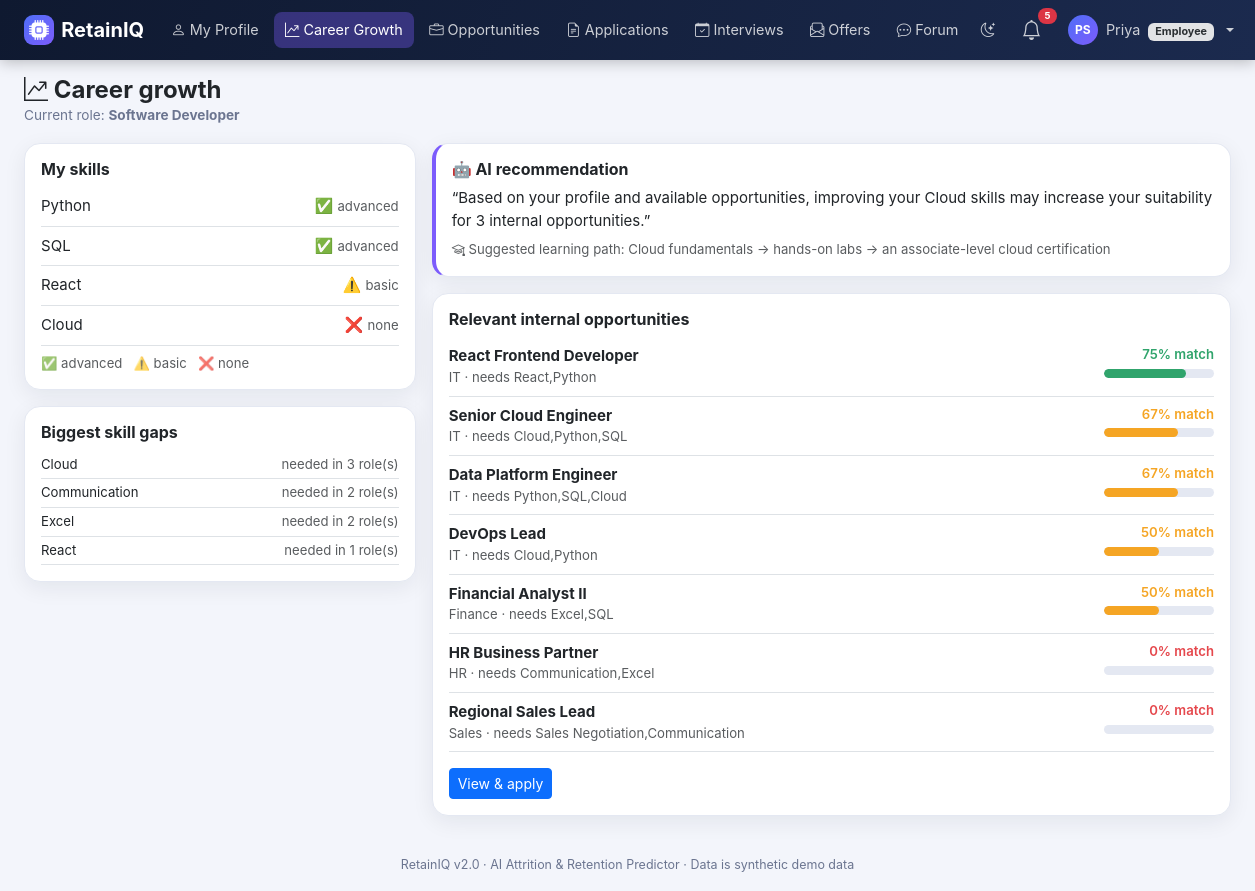
The page /employee/career (signed in) on the database its author committed.
### models.py (models this page shows, shortened)
class User(db.Model, UserMixin):
    id = db.Column(db.Integer, primary_key=True)
    name = db.Column(db.String(120), nullable=False)
    email = db.Column(db.String(120), unique=True, nullable=False, index=True)
    password_hash = db.Column(db.String(255), nullable=False)
    role = db.Column(db.String(20), nullable=False)
    department_id = db.Column(db.Integer, db.ForeignKey("department.id"))
    manager_id = db.Column(db.Integer, db.ForeignKey("user.id"), nullable=True)
    is_active_flag = db.Column(db.Boolean, default=True)
    created_at = db.Column(db.DateTime, default=utcnow)
    last_login_at = db.Column(db.DateTime)
    failed_login_count = db.Column(db.Integer, default=0)
    locked_until = db.Column(db.DateTime)
    must_change_password = db.Column(db.Boolean, default=False)
    department = db.relationship("Department", backref="users")
    manager = db.relationship("User", remote_side=[id], backref="direct_reports")
    employee_profile = db.relationship("Employee", backref="user", uselist=False)
    @property
    def is_active(self):
        return bool(self.is_active_flag)
    @property
    def role_label(self):
        return ROLE_LABELS.get(self.role, self.role.replace("_", " ").title())
    @property
    def initials(self):
        parts = (self.name or "?").split()
        return (parts[0][0] + (parts[-1][0] if len(parts) > 1 else "")).upper()

class Employee(db.Model):
    id = db.Column(db.Integer, primary_key=True)
    user_id = db.Column(db.Integer, db.ForeignKey("user.id"), unique=True)
    employee_code = db.Column(db.String(20), unique=True)
    job_role = db.Column(db.String(120))
    department_id = db.Column(db.Integer, db.ForeignKey("department.id"))
    age = db.Column(db.Integer)
    monthly_salary = db.Column(db.Float)
    years_at_company = db.Column(db.Float)
    job_satisfaction = db.Column(db.Integer)       # 1-4
    work_life_balance = db.Column(db.Integer)      # 1-4
    overtime = db.Column(db.Boolean, default=False)
    performance_rating = db.Column(db.Integer)     # 1-5
    years_since_promotion = db.Column(db.Float)
    training_times_last_year = db.Column(db.Integer)
    distance_from_home = db.Column(db.Float)
    num_companies_worked = db.Column(db.Integer)
    salary_hike_percent = db.Column(db.Float)
    skills = db.Column(db.String(255), default="")  # "Python:advanced,SQL:basic"
    department = db.relationship("Department")

class Opportunity(db.Model):
    id = db.Column(db.Integer, primary_key=True)
    title = db.Column(db.String(150))
    description = db.Column(db.Text)
    department_id = db.Column(db.Integer, db.ForeignKey("department.id"))
    required_skills = db.Column(db.String(255))
    posted_by = db.Column(db.Integer, db.ForeignKey("user.id"))
    is_internal = db.Column(db.Boolean, default=True)
    status = db.Column(db.String(20), default="open")
    created_at = db.Column(db.DateTime, default=utcnow)
    department = db.relationship("Department")

class Department(db.Model):
    id = db.Column(db.Integer, primary_key=True)
    name = db.Column(db.String(80), unique=True, nullable=False)

### routes/employee.py (the view)
@bp.route("/career")
def career():
    emp = _profile()
    skills = parse_skills(emp.skills if emp else "")
    jobs = Opportunity.query.filter_by(status="open").all()
    gap = Counter()
    ranked = []
    for j in jobs:
        for s in _required(j):
            if skills.get(s, "none") != "advanced":
                gap[s] += 1
        ranked.append((match_percent(j, skills), j))
    ranked.sort(key=lambda r: -r[0])
    rec = None
    if gap:
        skill, n = gap.most_common(1)[0]
        rec = {"skill": skill, "count": n, "path": LEARNING.get(skill, "Structured course plus a hands-on project"),
               "text": f"Based on your profile and available opportunities, improving your {skill} skills may "
                       f"increase your suitability for {n} internal opportunit{'y' if n == 1 else 'ies'}."}
    return render_template("employee/career.html", emp=emp, skills=skills, level_icon=LEVEL_ICON,
                           ranked=ranked, rec=rec, gaps=gap.most_common(4), learning=LEARNING)

### routes/employee.py (called while the page is built)
@bp.before_request
@login_required
@roles_required("employee", "super_admin")
def guard():
    pass

def _required(job):
    return [s.strip() for s in (job.required_skills or "").split(",") if s.strip()]

def match_percent(job, skills):
    req = _required(job)
    if not req:
        return 0
    return round(100 * sum(WEIGHT.get(skills.get(s, "none"), 0) for s in req) / len(req))

def _profile():
    return current_user.employee_profile

### security.py (called while the page is built)
def csrf_token():
    if "_csrf" not in session:
        session["_csrf"] = secrets.token_urlsafe(32)
    return session["_csrf"]

def csrf_input():
    return Markup(f'<input type="hidden" name="csrf_token" value="{csrf_token()}">')

def has_permission(user, perm):
    from models import RolePermission
    if not getattr(user, "is_authenticated", False):
        return False
    if user.role == "super_admin":
        return True
    cache = g.setdefault("_perm_cache", {})
    if user.role not in cache:
        cache[user.role] = {rp.permission for rp in RolePermission.query.filter_by(role=user.role)}
    return perm in cache[user.role]

### utils.py (called while the page is built)
def roles_required(*roles):
    def decorator(fn):
        @wraps(fn)
        def wrapper(*args, **kwargs):
            if not current_user.is_authenticated:
                abort(401)
            if current_user.role not in roles:
                abort(403)
            return fn(*args, **kwargs)
        return wrapper
    return decorator

def parse_skills(skill_str):
    result = {}
    for part in (skill_str or "").split(","):
        part = part.strip()
        if not part:
            continue
        if ":" in part:
            k, v = part.split(":", 1)
            k, v = k.strip(), v.strip().lower()
            if k:
                result[k] = v if v in SKILL_LEVELS else "basic"
        else:
            result[part] = "basic"
    return result

### templates/employee/career.html (shortened to what this page needs)
{% extends "base.html" %}
{% block content %}
<div class="page-head"><div><h4><i class="bi bi-graph-up-arrow"></i> Career growth</h4><div class="sub">Current role: <strong>{{ emp.job_role if emp }}</strong></div></div></div>
<div class="row g-3"><div class="col-lg-4"><div class="card-soft p-3 mb-3"><h6 class="fw-bold">My skills</h6>
  {% for s, lvl in skills.items() %}<div class="d-flex justify-content-between align-items-center border-bottom py-2"><span>{{ s }}</span><span>{{ level_icon[lvl] }} <span class="small text-muted">{{ lvl }}</span></span></div>{% else %}<p class="text-muted small mb-0">No skills on file. Add them from <a href="{{ url_for('employee.dashboard') }}">My profile</a>.</p>{% endfor %}
  <div class="small text-muted mt-2">✅ advanced &nbsp; ⚠️ basic &nbsp; ❌ none</div></div>
  <div class="card-soft p-3"><h6 class="fw-bold">Biggest skill gaps</h6>{% for s, n in gaps %}<div class="d-flex justify-content-between small border-bottom py-1"><span>{{ s }}</span><span class="text-muted">needed in {{ n }} role(s)</span></div>{% else %}<p class="small text-muted mb-0">No gaps found.</p>{% endfor %}</div></div>
<div class="col-lg-8">
  {% if rec %}<div class="card-soft p-3 mb-3 pin"><h6 class="fw-bold">🤖 AI recommendation</h6><p class="mb-2">“{{ rec.text }}”</p><div class="small text-muted"><i class="bi bi-mortarboard"></i> Suggested learning path: {{ rec.path }}</div></div>{% endif %}
  <div class="card-soft p-3"><h6 class="fw-bold">Relevant internal opportunities</h6>
    {% for pct, j in ranked %}<div class="border-bottom py-2"><div class="d-flex justify-content-between"><div><strong>{{ j.title }}</strong><div class="small text-muted">{{ j.department.name if j.department }} · needs {{ j.required_skills }}</div></div>
      <div class="text-end" style="min-width:110px"><div class="small fw-semibold" style="color:{{ '#30a46c' if pct>=70 else ('#f5a524' if pct>=40 else '#e5484d') }}">{{ pct }}% match</div><div class="bar-track mt-1"><div class="bar-fill" style="width:{{ pct }}%;background:{{ '#30a46c' if pct>=70 else ('#f5a524' if pct>=40 else '#e5484d') }}"></div></div></div></div></div>
    {% else %}<p class="text-muted small mb-0">No open opportunities.</p>{% endfor %}
    <a class="btn btn-primary btn-sm mt-3" href="{{ url_for('employee.opportunities') }}">View &amp; apply</a></div></div></div>
{% endblock %}

### templates/base.html (shortened to what this page needs)
<!DOCTYPE html>
<html lang="en" data-bs-theme="light">
<head>
<link href="{{ url_for('static', filename='vendor/bootstrap/bootstrap.min.css') }}" rel="stylesheet">
<link href="{{ url_for('static', filename='vendor/bootstrap-icons/bootstrap-icons.min.css') }}" rel="stylesheet">
<link href="{{ url_for('static', filename='css/style.css') }}" rel="stylesheet">
</head>
<body>
{% if current_user.is_authenticated %}
<nav class="navbar navbar-expand-xl navbar-dark app-navbar sticky-top">
  <div class="container-fluid px-lg-4">
    <a class="navbar-brand fw-bold d-flex align-items-center" href="{{ url_for('auth.dashboard') }}">
      <span class="brand-mark"><i class="bi bi-cpu-fill"></i></span>RetainIQ
    </a>
    <div class="collapse navbar-collapse" id="navMain">
      <ul class="navbar-nav me-auto gap-xl-1">
        {% for it in nav_items %}
          {% if it.children %}
          <li class="nav-item dropdown">
            <a class="nav-link dropdown-toggle" href="#" role="button" data-bs-toggle="dropdown"><i class="bi bi-{{ it.icon }}"></i> {{ it.label }}</a>
            <ul class="dropdown-menu">
              {% for c in it.children %}<li><a class="dropdown-item" href="{{ url_for(c.endpoint) }}"><i class="bi bi-{{ c.icon }} me-1"></i> {{ c.label }}</a></li>{% endfor %}
            </ul>
          </li>
          {% else %}
          <li class="nav-item"><a class="nav-link {{ 'active' if request.endpoint == it.endpoint }}" href="{{ url_for(it.endpoint) }}"><i class="bi bi-{{ it.icon }}"></i> {{ it.label }}</a></li>
          {% endif %}
        {% endfor %}
      </ul>
      <ul class="navbar-nav align-items-xl-center gap-1">
        <li class="nav-item"><a class="nav-link" href="#" onclick="toggleTheme();return false;" title="Toggle dark mode"><i id="themeIcon" class="bi bi-moon-stars"></i></a></li>
        <li class="nav-item dropdown">
          <a class="nav-link position-relative" href="#" role="button" data-bs-toggle="dropdown" aria-label="Notifications">
            <i class="bi bi-bell fs-5"></i>
            {% if nav_unread_count %}<span class="badge rounded-pill bg-danger notif-badge">{{ nav_unread_count }}</span>{% endif %}
          </a>
        </li>
        <li class="nav-item dropdown">
          <a class="nav-link dropdown-toggle d-flex align-items-center gap-2" href="#" role="button" data-bs-toggle="dropdown">
            <span class="avatar">{{ current_user.initials }}</span>
            <span class="d-xl-inline">{{ current_user.name.split()[0] }} <span class="badge bg-secondary-subtle text-secondary-emphasis ms-1">{{ current_user.role_label }}</span></span>
          </a>
        </li>
      </ul>
    </div>
  </div>
</nav>
{% endif %}
<main class="container-fluid px-lg-4 py-3">
  {% block content %}{% endblock %}
</main>
<footer class="app-foot">RetainIQ v2.0 · AI Attrition &amp; Retention Predictor · Data is synthetic demo data</footer>
</body>
</html>

### static/css/style.css (style rules this page uses)
:root { --brand:#4f6ef7; --brand-2:#7c5cfc; --navy:#0f1930; --navy-2:#1b2a4e; --risk-high:#e5484d; --risk-medium:#f5a524; --risk-low:#30a46c; --surface:#ffffff; --soft:#f3f5fb; --line:#e4e8f2; --muted:#6b7590; --shadow:0 6px 22px rgba(15,25,48,.07); }
body { background:var(--soft);font-family:"Inter","Segoe UI",system-ui,-apple-system,Roboto,sans-serif;font-size:.94rem }
.app-navbar { background:linear-gradient(110deg,var(--navy),var(--navy-2));box-shadow:0 2px 14px rgba(0,0,0,.25) }
.app-navbar .nav-link { white-space:nowrap;color:rgba(255,255,255,.78)!important;border-radius:8px;padding:.45rem .7rem!important;font-size:.9rem }
.app-navbar .nav-link.active { color:#fff!important;background:rgba(124,92,252,.35) }
.brand-mark { display:inline-flex;width:30px;height:30px;border-radius:9px;align-items:center;justify-content:center; background:linear-gradient(135deg,var(--brand),var(--brand-2));color:#fff;margin-right:.45rem }
.avatar { width:30px;height:30px;border-radius:50%;background:linear-gradient(135deg,var(--brand),var(--brand-2)); color:#fff;display:inline-flex;align-items:center;justify-content:center;font-size:.75rem;font-weight:700 }
.notif-badge { position:absolute;top:0;right:-4px;font-size:.6rem }
.card-soft,.kpi-card,.risk-card { background:var(--surface);border:1px solid var(--line);border-radius:16px;box-shadow:var(--shadow) }
.page-head { display:flex;flex-wrap:wrap;align-items:center;justify-content:space-between;gap:.75rem;margin-bottom:1.1rem }
.page-head h4 { margin:0;font-weight:750 }
.page-head .sub { color:var(--muted);font-size:.85rem }
.bar-track { background:var(--line);border-radius:6px;height:9px;overflow:hidden }
.bar-fill { height:100%;border-radius:6px }
.pin { border-left:4px solid var(--brand-2) }
footer.app-foot { color:var(--muted);font-size:.78rem;text-align:center;padding:1.5rem 0 1rem }

### rows shown on the page
User: is_active_flag True (drawn), initials "PS", name "Priya", role_label "Employee"
Employee: job_role "Software Developer"
Opportunity: title "React Frontend Developer", department "IT", required_skills "React,Python", pct "75"
Opportunity: title "Senior Cloud Engineer", department "IT", required_skills "Cloud,Python,SQL", pct "67"
Opportunity: title "Data Platform Engineer", department "IT", required_skills "Python,SQL,Cloud", pct "67"
Opportunity: title "DevOps Lead", department "IT", required_skills "Cloud,Python", pct "50"
Opportunity: title "Financial Analyst II", department "Finance", required_skills "Excel,SQL", pct "50"
Opportunity: title "HR Business Partner", department "HR", required_skills "Communication,Excel", pct "0"
Opportunity: title "Regional Sales Lead", department "Sales", required_skills "Sales Negotiation,Communication", pct "0"

### other values the page prints
{{ it.label }} "My Profile" "Career Growth" "Opportunities" "Applications" "Interviews" "Offers" "Forum"
{{ nav_unread_count }} "5"
{{ s }} "Python" "SQL" "React" "Cloud"
{{ level_icon[lvl] }} "✅" "✅" "⚠️" "❌"
{{ lvl }} "advanced" "advanced" "basic" "none"
{{ s }} "Cloud" "Communication" "Excel" "React"
{{ n }} "3" "2" "2" "1"
{{ rec.text }} "Based on your profile and available opportunities, improving your Cloud skills may increase your suitability for 3 internal opportunities."
{{ rec.path }} "Cloud fundamentals → hands-on labs → an associate-level cloud certification"
